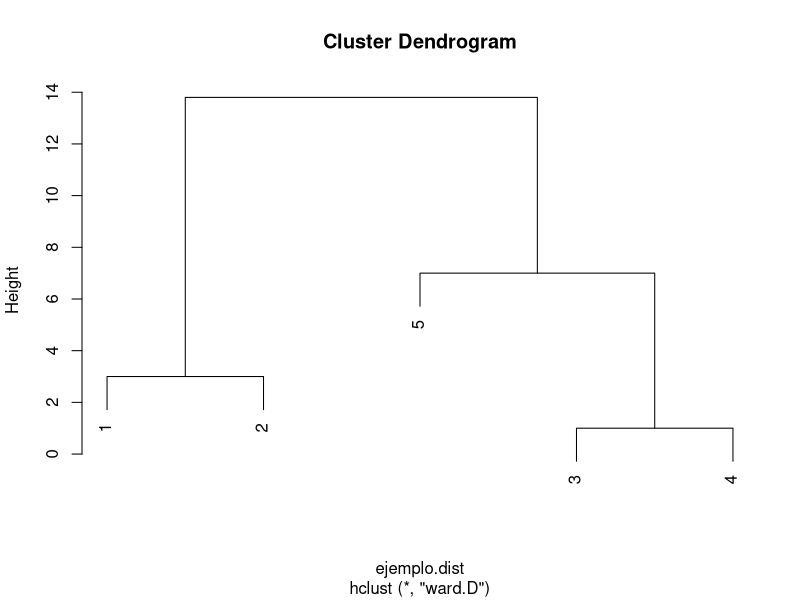
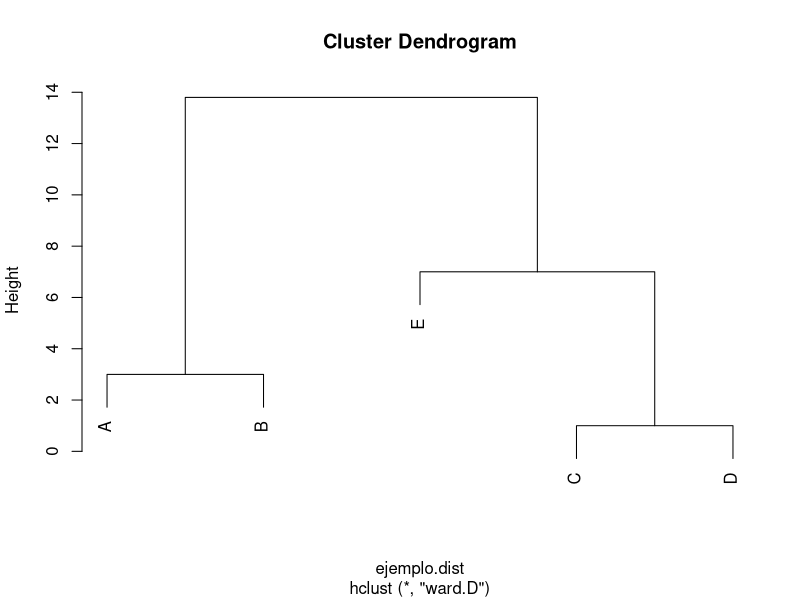
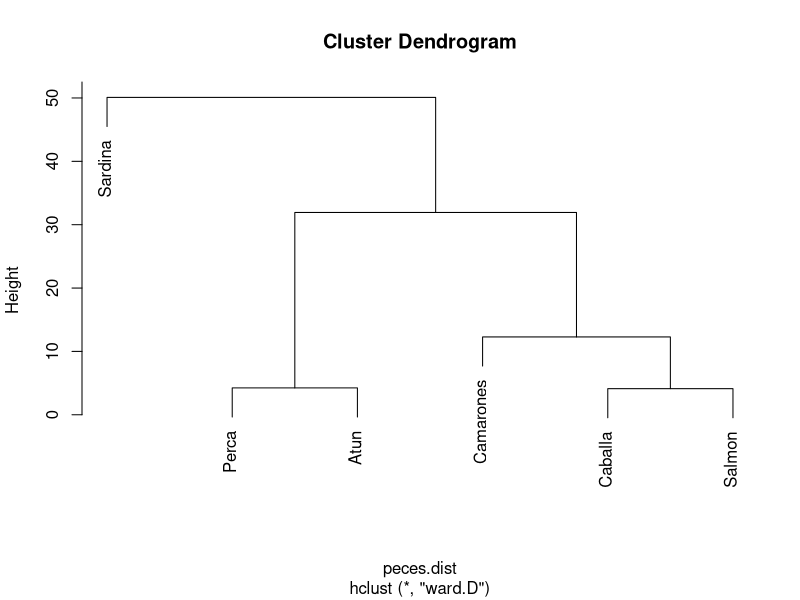
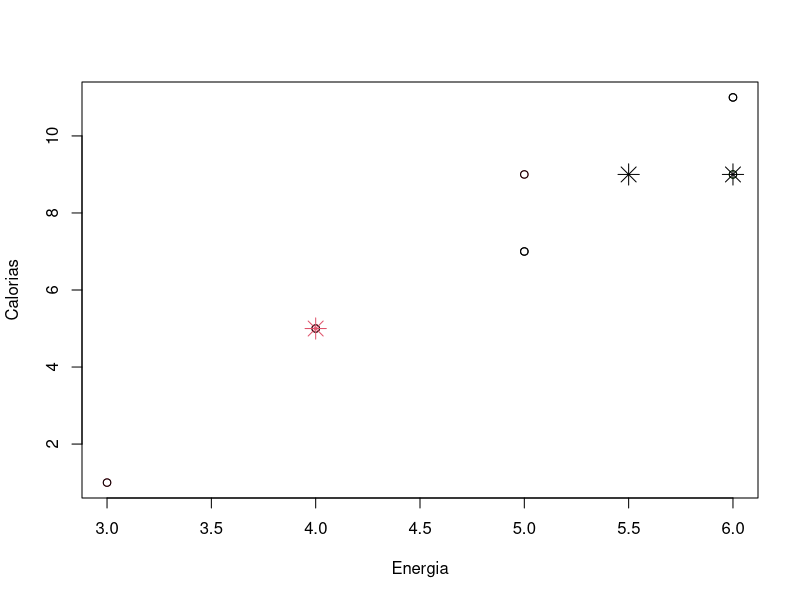

Reproduce these figures in R, in order.
## ---- chunk 1
ejemplo<-c(2,5,9,10,15)
ejemplo
ejemplo.dist<-dist(ejemplo)
ejemplo.dist
ejemplo.hclust<-hclust(ejemplo.dist, method="ward")
ejemplo.hclust
plot(ejemplo.hclust)
labels<-c("A", "B", "C", "D", "E")
ejemplo.hclust$labels<-labels
plot(ejemplo.hclust)
## ---- chunk 2
peces<-read.csv("peces.csv", row.names=1, header=T)
peces
peces.dist<-dist(peces)

peces.dist
## ---- chunk 3
peces.hclust<-hclust(peces.dist, method="ward")
plot(peces.hclust)
## ---- chunk 4
peces.kmeans<-kmeans(peces, 3, trace=T)
## ---- chunk 5
?kmeans
## ---- chunk 6
names(peces.kmeans)
## ---- chunk 7
peces.kmeans$centers
peces.kmeans$cluster
peces.kmeans$iter
## ---- chunk 8
plot(peces[1:2], col=peces.kmeans$cluster)
points(peces[1:2])
points(peces.kmeans$centers, col=1:2, pch=8,cex=2)
